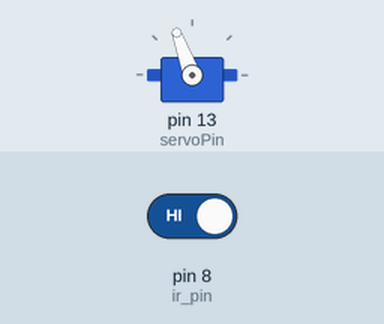
Simulated run of this sketch. Board: Arduino Uno, built with avr-gcc and run on an emulated ATmega328P. Parts: servo. The inputs (shaded band) are chosen by the test bench; at power-on: pin 8 (ir_pin) HIGH.

Above: at 1.2 s.
1.3 s: pin 8 (ir_pin) driven LOW
Timing chart, 0 to 4.3 s (numbered marks = the images above; inputs shaded):
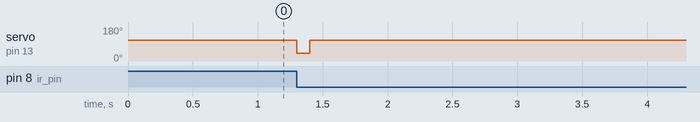

The sketch:

Automatic_Pet_Feeder.ino
```cpp
#include <Servo.h>
Servo s;
int servoPin = 13;
int block_angle = 110;
int feed_angle = 40;
int ir_pin = 8;
bool prev_state_animal_detected = false;

void setup() {
  s.attach(servoPin);
  s.write(block_angle);
  pinMode(ir_pin, INPUT);
}

void loop() {
  int path_is_clear = digitalRead(ir_pin);
  bool animal_detected = ! path_is_clear;
  if(animal_detected && !prev_state_animal_detected) {
    s.write(feed_angle);
    delay(100);
    s.write(block_angle);
  }
  prev_state_animal_detected = animal_detected;
}
```

Measured:
- after the input at 1.3 s, servo on pin 13 (servoPin): 110° → 40° at once, → 110° 0.10 s later
